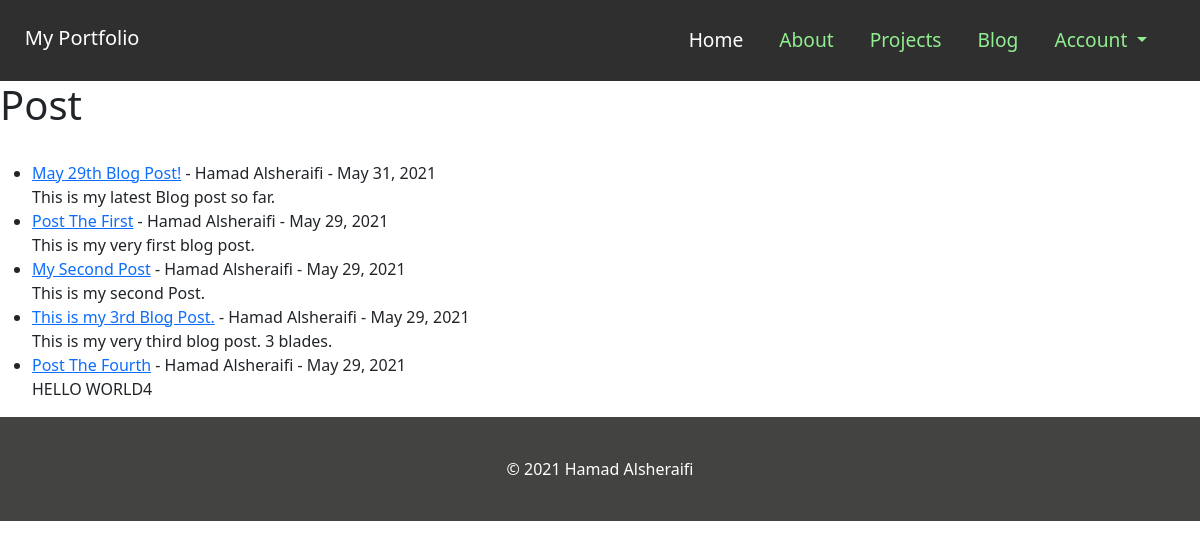
The page /blog on the database as committed earlier.
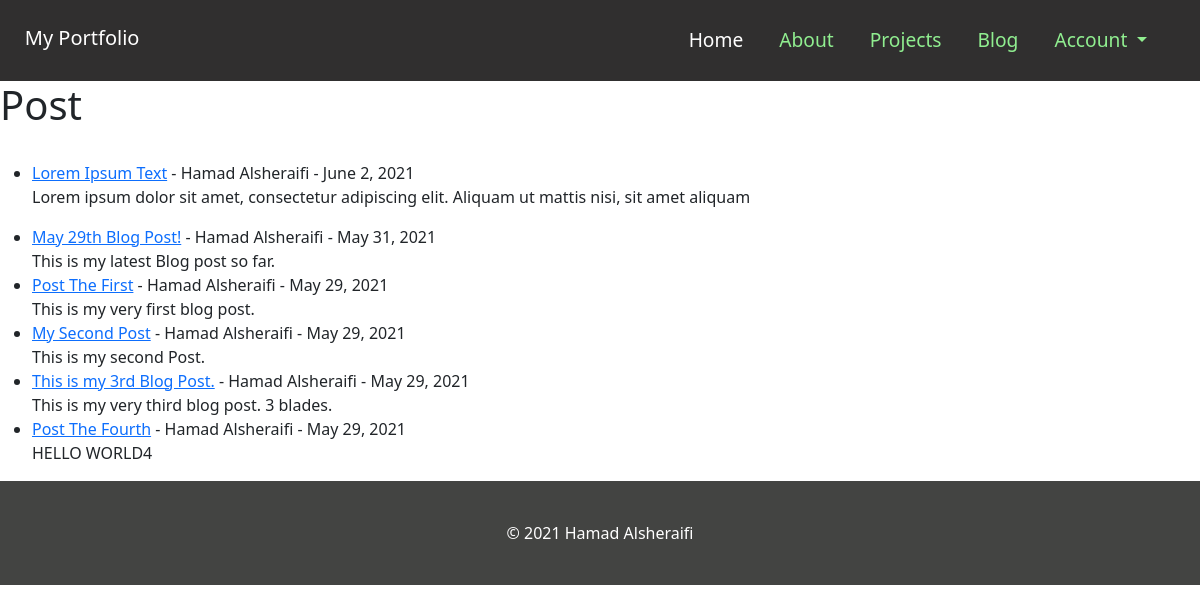
The same page on the database as committed later.
### website/models.py (models this page shows, shortened)
class Post(models.Model):
    title = models.CharField(max_length=255)
    title_tag = models.CharField(max_length=255)
    author = models.ForeignKey(User, on_delete=models.CASCADE)
    body = models.TextField()
    post_date = models.DateField(auto_now_add=True)

### website/views.py (the view)
# urls.py: path('blog', BlogView.as_view(), name='blog'),
class BlogView(ListView):
    model = Post
    template_name = 'blog.html'
    ordering = ['-post_date']

### website/templates/blog.html (shortened to what this page needs)
{% extends 'base.html' %}
{% block content %}
    <h1>Post</h1><br>
    <ul>
    {% for post in object_list %}
        <li>
            <a href="{% url 'article-detail' post.pk %}">{{ post.title }}</a> -
            {{ post.author.first_name }} {{ post.author.last_name }} - {{ post.post_date }}
            <br>
            {{ post.body|slice:":100"|safe }}
        </li>
    {% endfor %}
    </ul>
{% endblock %}

Rows that differ between the two databases and show on the page:
added Post: title "Lorem Ipsum Text", author.first_name "Hamad", author.last_name "Alsheraifi", post_date "June 2, 2021", body "Lorem ipsum dolor sit amet, consectetur adipiscing elit. Aliquam ut mattis nisi, sit amet aliquam"
